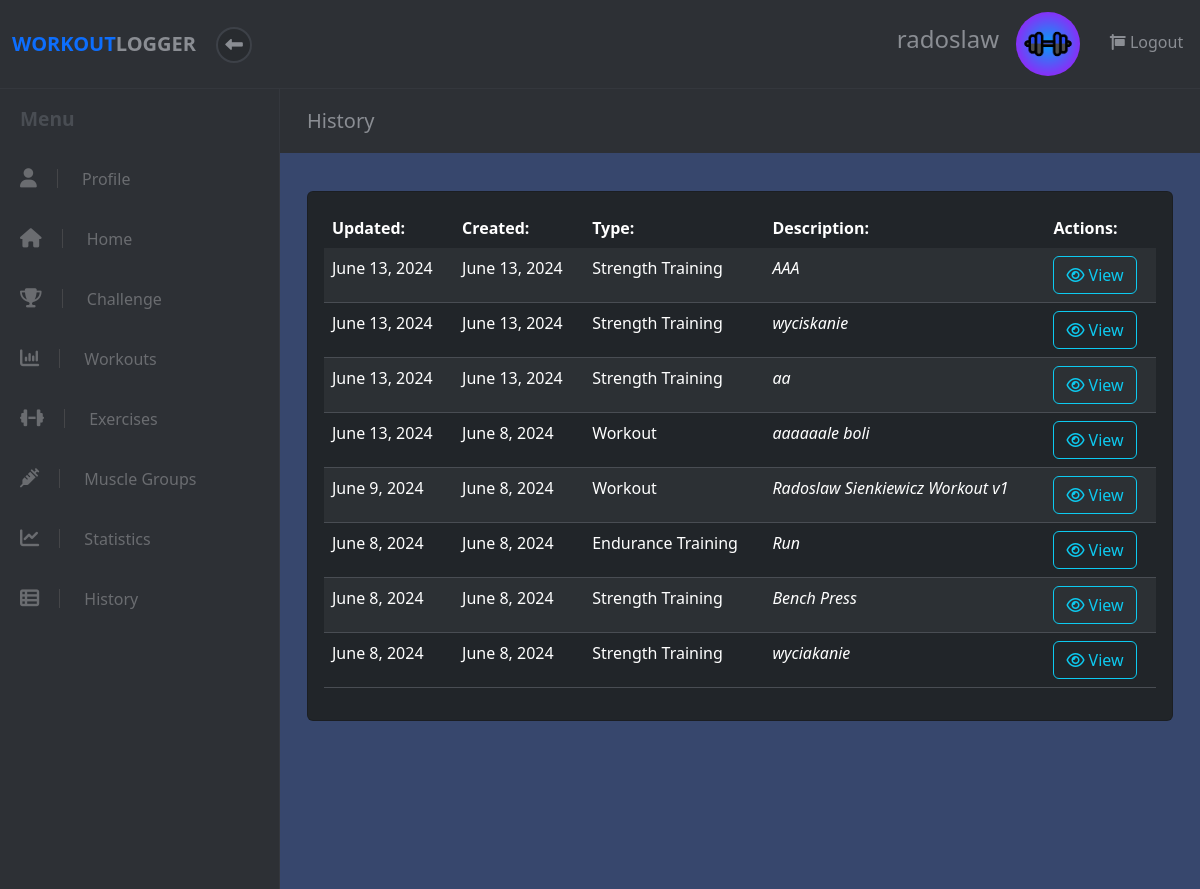
The app's page /history (signed in) with its own data.
### workout/models.py (models this page shows, shortened)
class User(models.Model):
    username = models.CharField(max_length=20)
    email = models.CharField(max_length=50)
    password = models.CharField(max_length=22)
    created_at = models.DateTimeField(auto_now_add=True)
    updated_at = models.DateTimeField(auto_now=True)
    profile_photo_url = models.CharField(max_length=255, blank=True, null=True)
    background_photo_url = models.CharField(max_length=255, blank=True, null=True)
    objects = UserManager()

class Exercise(models.Model):
    name = models.CharField(max_length=50)
    description = models.CharField(max_length=150)
    workout = models.ForeignKey(Workout, on_delete=models.CASCADE, related_name='%(class)s', default=None)
    muscle_group = models.ForeignKey(MuscleGroup, on_delete=models.CASCADE, default=None)
    user = models.ForeignKey(User, on_delete=models.CASCADE, default=None)
    created_at = models.DateTimeField(auto_now_add=True)
    updated_at = models.DateTimeField(auto_now=True)
    objects = ExerciseManager()
    class Meta:
        ordering = ('name', 'muscle_group')
        abstract = True
    def class_name(self):
        return self.__class__.__name__

class StrengthTrainingExercise(Exercise):
    weight = models.DecimalField(max_digits=6, decimal_places=2)
    repetitions = models.PositiveIntegerField()
    objects = StrengthTrainingExerciseManager()
    def exercise_name(self):
        return "Strength Training"

class Workout(models.Model):
    name = models.CharField(max_length=50)
    description = models.CharField(max_length=150)
    completed = models.BooleanField(default=False)
    is_shared = models.BooleanField(default=False)
    user = models.ForeignKey(User, on_delete=models.CASCADE, default=None)
    challenge = models.ForeignKey(Challenge, on_delete=models.CASCADE, default=None, blank=True, null=True)
    created_at = models.DateTimeField(auto_now_add=True)
    updated_at = models.DateTimeField(auto_now=True)
    def class_name(self):
        return self.__class__.__name__

class EnduranceTrainingExercise(Exercise):
    duration_minutes = models.PositiveIntegerField()
    distance_km = models.DecimalField(max_digits=6, decimal_places=2)
    objects = EnduranceTrainingExerciseManager()
    def exercise_name(self):
        return "Endurance Training"

### workout/views.py (the view)
# urls.py: re_path(r'^history$', views.view_all),
def view_all(request):
    try:
        user = User.objects.get(id=request.session["user_id"])
        workout_list = Workout.objects.filter(user__id=user.id)
        ste_list = StrengthTrainingExercise.objects.filter(user__id=user.id)
        ete_list = EnduranceTrainingExercise.objects.filter(user__id=user.id)
        be_list = BalanceExercise.objects.filter(user__id=user.id)
        fe_list = FlexibilityExercise.objects.filter(user__id=user.id)
        page = request.GET.get('page', 1)
        data_list = list(chain(workout_list, ste_list,ete_list, be_list, fe_list))
        paginator = Paginator(sorted(data_list, key=lambda x: x.updated_at, reverse=True), 12)
        try:
            data = paginator.page(page)
        except PageNotAnInteger:
            data = paginator.page(1)
        except EmptyPage:
            data = paginator.page(paginator.num_pages)
        data = {
            'user': user,
            'data': data,
        }
        return render(request, "workout/view_all.html", data)
    except (KeyError, User.DoesNotExist) as err:
        messages.info(request, "You must be logged in to view this page.", extra_tags="invalid_session")
        logging.warning("User must be logged in to view 'view_all'.")
        return redirect("/")

### workout/templates/workout/view_all.html (shortened to what this page needs)
<!DOCTYPE html>
<html>
  <head>
    {% load static %}
    <link
      rel="stylesheet"
      href="{% static 'fontawesomefree/css/all.min.css' %}"
    />
    <link rel="stylesheet" href="../../static/workout/styles.css" />
    {% load bootstrap5 %} {% bootstrap_css %} {% bootstrap_javascript %}
  </head>
  <body>
    {% include 'workout/widgets/header.html' %}
    <div class="d-flex align-items-stretch">
      {% include 'workout/widgets/sidebar.html' %}
      <div class="page-content">
        <div class="page-header">
          <div class="container-fluid">
            <h2 class="h5 no-margin-bottom">History</h2>
          </div>
        </div>
        <section class="no-padding-bottom">
          <div class="container-fluid">
            <div class="row">
              <div class="col-lg-12 pb-4">
                {% if data %}
                <div class="card bg-dark add-exercise mb-4 mt-2">
                  <div class="card-body">
                    <table
                      class="table table-dark table-striped all-data-table text-light"
                    >
                      <thead>
                        <tr>
                          <th scope="col">Updated:</th>
                          <th scope="col">Created:</th>
                          <th scope="col">Type:</th>
                          <th scope="col">Description:</th>
                          <th scope="col">Actions:</th>
                        </tr>
                      </thead>
                      <tbody>
                        {% for info in data %}
                        <tr>
                          <td scope="row">{{info.updated_at | date}}</td>
                          <td scope="row">{{info.created_at | date}}</td>
                          <td scope="row">
                            {% if info.exercise_name %}
                                {{ info.exercise_name }}
                            {% else %}
                                Workout
                            {% endif %}
                        </td>
                          <td><em>{{info.name}}</em></td>
                          <td>
                            {% if info.class_name == 'Workout' %}
                            <form action="/workout/{{info.id}}">
                              <button
                                class="btn btn-outline-info"
                                type="submit"
                              >
                                <i class="fa fa-eye"></i> View
                              </button>
                            </form>
                            {% else %}
                            <form action="/exercise/{{info.id}}">
                              <button
                                class="btn btn-outline-info"
                                type="submit"
                              >
                                <i class="fa fa-eye"></i> View
                              </button>
                            </form>
                            {% endif %}
                          </td>
                        </tr>
                        {% endfor %}
                      </tbody>
                    </table>
                  </div>
                </div>
                {% endif %}
              </div>
            </div>
          </div>
        </section>
      </div>
    </div>
  </body>
</html>

### workout/templates/workout/widgets/header.html
<header class="header">
  <nav class="navbar navbar-expand-lg my-0 py-1">
    <div
      class="container-fluid d-flex align-items-center justify-content-between"
    >
      <div class="navbar-header">
        <a href="/dashboard" class="navbar-brand">
          <div class="brand-text brand-big visible text-uppercase">
            <strong class="text-primary">Workout </strong
            ><strong>Logger</strong>
          </div>
        </a>
        <button class="sidebar-toggle">
          <i class="fa fa-long-arrow-left"></i>
        </button>
      </div>
      <ul class="right-menu list-inline no-margin-bottom">
        {% if user.username %}
        <li class="list-inline-item">
          <div class="sidebar-header d-flex align-items-center">
            <div class="title">
              <h1 class="h4">{{ user.username }}</h1>
            </div>
          </div>
        </li>
        {% endif %} {% if user.profile_photo_url %}
        <li class="list-inline-item">
          <a href="/profile" class="nav-link">
            <div class="avatar">
              <img
                src="{{ user.profile_photo_url }}"
                alt="User Profile Picture"
                height="64"
                width="64"
                class="rounded-circle"
              />
            </div>
          </a>
        </li>
        {% else %} {% load static %}
        <li class="list-inline-item">
          <a href="/profile" class="nav-link">
            <div class="avatar">
              <img
                src="{% static 'workout/images/workout_logger.png' %}"
                alt="User Profile Picture"
                height="64"
                width="64"
                class="rounded-circle"
              />
            </div>
          </a>
        </li>
        {% endif %}
        <li class="list-inline-item ms-2">
          <a href="/user/logout" class="nav-link">
            <i class="fa fa-sign -out-alt"></i> Logout
          </a>
        </li>
      </ul>
    </div>
  </nav>
</header>

### workout/static/workout/styles.css (style rules this page uses)
body { position: relative; }
section { padding: 0 15px; }
a { -webkit-transition: all 0.3s; transition: all 0.3s; display: inline-block; }
button { cursor: pointer; }
i, span, strong { display: inline-block; }
.no-padding-bottom { padding-bottom: 0 !important; }
.no-margin-bottom { margin-bottom: 0 !important; }
.page-content { background: #37476d; min-height: 100vh; width: calc(100% - 280px); padding: 0; }
.page-header { padding: 20px 15px; background: #2d3035; color: #8a8d93; margin-bottom: 30px; }
nav.navbar { background: #2d3035; color: #8a8d93; padding-top: 20px; padding-bottom: 20px; border-bottom: 1px solid #34373d; z-index: 9998; }
nav.navbar .sidebar-toggle { width: 36px; height: 36px; line-height: 29px; text-align: center; border-radius: 50%; background: #282b2f; color: #8a8d93; font-size: 1.1rem; border: 2px solid #3d4148; outline: none; }
nav.navbar a { color: inherit; }
nav.navbar .brand-text { display: none; font-weight: 700; }
nav.navbar .brand-text.visible { display: block; }
nav.navbar a.nav-link { padding: .5rem .3rem; position: relative; }
.table { margin-bottom: 0; }
.table td, .table th { border-color: #494d53; }
.table thead th { border: none; }
.table-striped tbody tr { -webkit-transition: all 0.3s; transition: all 0.3s; }
.table-striped tbody tr:nth-of-type(odd) { background-color: #282b2f; }
button, input[type='submit'] { cursor: pointer; font-family: inherit; font-weight: 300 !important; }
.navbar { padding: 0.5rem 1rem; }
.navbar-brand { display: inline-block; padding-top: 0.3125rem; padding-bottom: 0.3125rem; margin-right: 1rem; font-size: 1.25rem; }
.btn { font-weight: normal; border: 1px solid transparent; padding: 0.5rem 0.75rem; font-size: 1rem; line-height: 1.25; border-radius: 0.25rem; -webkit-transition: all 0.15s ease-in-out; transition: all 0.15s ease-in-out; }
.btn-outline-info { color: #37cfdc; background-color: transparent; background-image: none; border-color: #37cfdc; }
body { font-family: "Muli", sans-serif; font-size: 1rem; font-weight: normal; line-height: 1.5; color: #212529; background-color: #fff; }
a { color: rgba(42, 79, 247, 0.95); text-decoration: none; }
h1, h2, h3, h4, h5, h6, .h1, .h2, .h3, .h4, .h5, .h6 { margin-bottom: 0.5rem; font-family: inherit; font-weight: 700; line-height: 1.1; color: inherit; }
h1, .h1 { font-size: 2.5rem; }
h2, .h2 { font-size: 2rem; }
h4, .h4 { font-size: 1.5rem; }
h5, .h5 { font-size: 1.25rem; }
.text-primary { color: rgba(42, 79, 247, 0.95) !important; }
.bg-dark { background-color: #343a40 !important; }
.text-light { color: #f8f9fa !important; }

### records on screen
User: username "radoslaw"
StrengthTrainingExercise: updated_at "June 13, 2024", created_at "June 13, 2024", exercise_name "Strength Training", name "AAA"
StrengthTrainingExercise: updated_at "June 13, 2024", created_at "June 13, 2024", exercise_name "Strength Training", name "wyciskanie"
StrengthTrainingExercise: updated_at "June 13, 2024", created_at "June 13, 2024", exercise_name "Strength Training", name "aa"
Workout: updated_at "June 13, 2024", created_at "June 8, 2024", shows "Workout", name "aaaaaale boli"
Workout: updated_at "June 9, 2024", created_at "June 8, 2024", shows "Workout", name "Radoslaw Sienkiewicz Workout v1"
EnduranceTrainingExercise: updated_at "June 8, 2024", created_at "June 8, 2024", exercise_name "Endurance Training", name "Run"
StrengthTrainingExercise: updated_at "June 8, 2024", created_at "June 8, 2024", exercise_name "Strength Training", name "Bench Press"
StrengthTrainingExercise: updated_at "June 8, 2024", created_at "June 8, 2024", exercise_name "Strength Training", name "wyciakanie"
